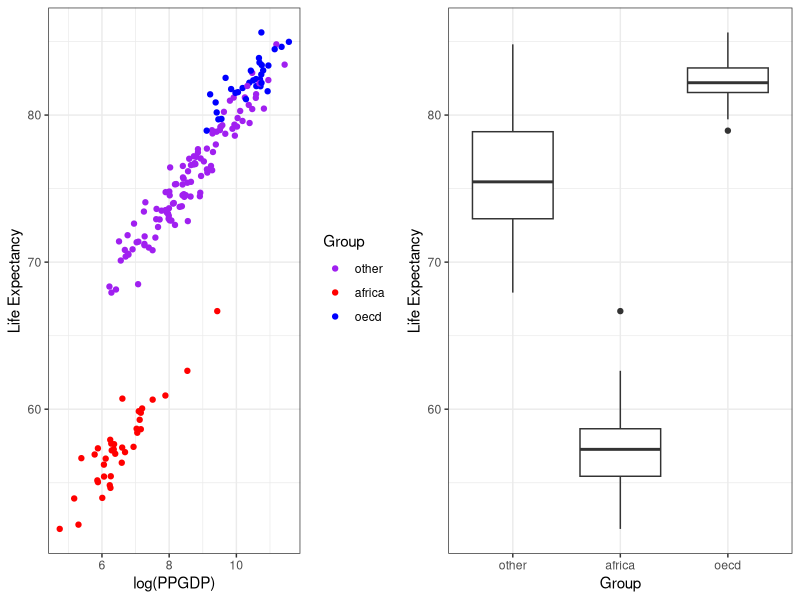
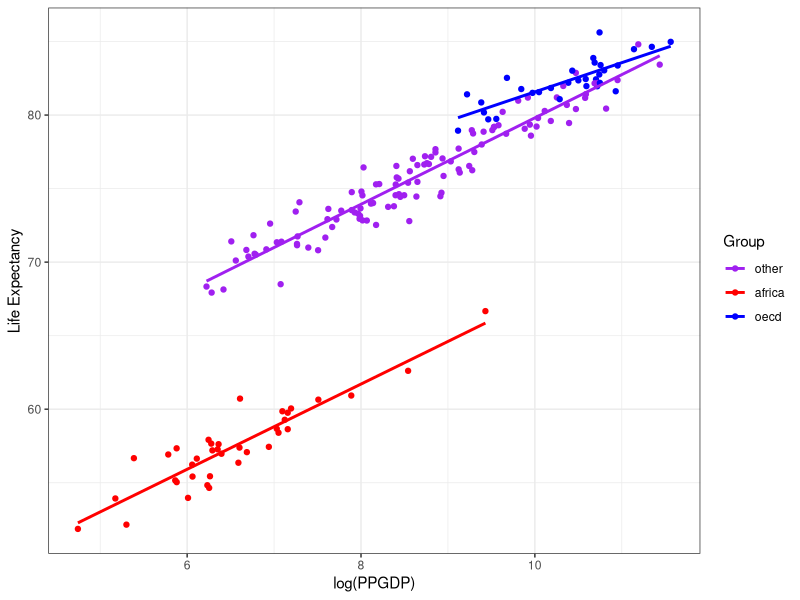

These charts were generated, in order, by the following R code:
## ---- chunk 1
knitr::opts_chunk$set(echo = FALSE)
library(tidyverse)
library(MASS)
library(lmtest)
library(car)
library(gridExtra)
## ---- chunk 2

life_data <- read.table(file = "life.txt", header = TRUE, stringsAsFactors = TRUE)

life_data$Group <- relevel(life_data$Group, "other")
## ---- chunk 3
scatter <- ggplot(data = life_data, aes(x = log(life_data$PPGDP), y = life_data$LifeExp, group = interaction(life_data$Group))) + geom_point(aes(color = interaction(life_data$Group))) + xlab("log(PPGDP)") + ylab("Life Expectancy") + labs(color = "Group")+ scale_color_manual(values=c("Purple", "Red", "Blue")) +
  theme_bw()

box <- ggplot(life_data, aes(x = life_data$Group, y = life_data$LifeExp)) + geom_boxplot() +  ylab("Life Expectancy") + xlab("Group") + theme_bw() 

grid.arrange(scatter, box, ncol= 2)
## ---- chunk 4
#Transformed slr with interactions
slr_transform <- lm(LifeExp ~ log(PPGDP) + Group + log(PPGDP)*Group, data = life_data)
summary(slr_transform)$coefficients
## ---- chunk 5
scatter + geom_smooth(method = lm, aes(color = interaction(life_data$Group)), se = FALSE)
## ---- chunk 6
summary(slr_transform)
## ---- chunk 7
confint(slr_transform)
